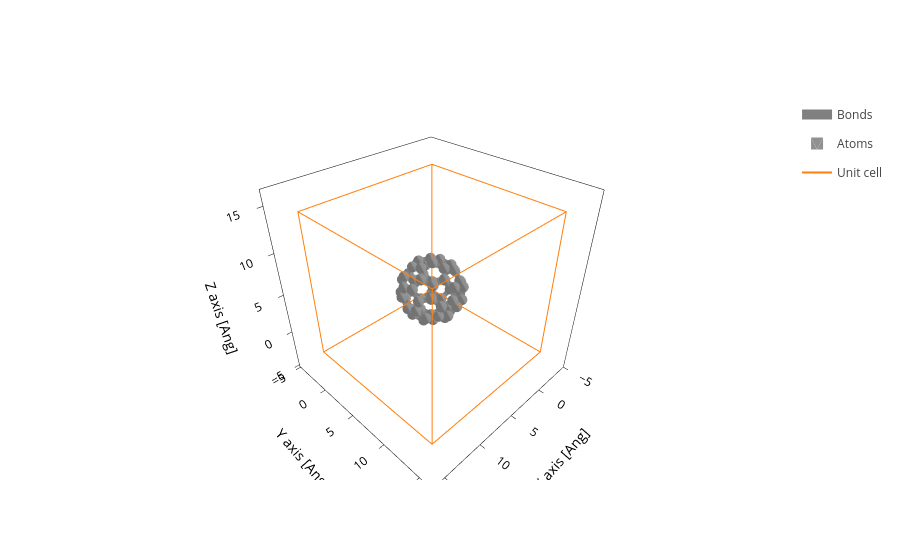

Source (notebook cell):
### Code cell
system.plot()#comanda de la llibreria sisl

### Figure 1 — Plotly figure (JSON) as saved in the notebook; plotly's stock layout.template omitted (floating-point values rounded to 4 significant figures; data arrays with more than 128 entries replaced by an {"elided": "..."} marker saying what was removed)
{"data": [{"line": {"color": "gray", "width": 10}, "meta": {}, "mode": "lines", "name": "Bonds", "opacity": 1, "type": "scatter3d", "x": {"elided": "1890 float values"}, "y": {"elided": "1890 float values"}, "z": {"elided": "1890 float values"}}, {"alphahull": 0, "color": "#909090", "hovertemplate": "%{meta.position}", "legendgroup": "Atoms", "meta": {"meta": {"Atoms_i": 0}, "position": "(2.48, 0.68, 2.96)"}, "name": "Atoms", "opacity": 1, "showlegend": true, "showscale": false, "type": "mesh3d", "x": {"elided": "225 float values"}, "y": {"elided": "225 float values"}, "z": {"elided": "225 float values"}}, {"alphahull": 0, "color": "#909090", "hovertemplate": "%{meta.position}", "legendgroup": "Atoms", "meta": {"meta": {"Atoms_i": 1}, "position": "(3.47, 0.20, 1.82)"}, "name": "Atoms", "opacity": 1, "showlegend": false, "showscale": false, "type": "mesh3d", "x": {"elided": "225 float values"}, "y": {"elided": "225 float values"}, "z": {"elided": "225 float values"}}, {"alphahull": 0, "color": "#909090", "hovertemplate": "%{meta.position}", "legendgroup": "Atoms", "meta": {"meta": {"Atoms_i": 2}, "position": "(1.46, -0.35, 3.62)"}, "name": "Atoms", "opacity": 1, "showlegend": false, "showscale": false, "type": "mesh3d", "x": {"elided": "225 float values"}, "y": {"elided": "225 float values"}, "z": {"elided": "225 float values"}}, {"alphahull": 0, "color": "#909090", "hovertemplate": "%{meta.position}", "legendgroup": "Atoms", "meta": {"meta": {"Atoms_i": 3}, "position": "(3.44, -1.31, 1.33)"}, "name": "Atoms", "opacity": 1, "showlegend": false, "showscale": false, "type": "mesh3d", "x": {"elided": "225 float values"}, "y": {"elided": "225 float values"}, "z": {"elided": "225 float values"}}, {"alphahull": 0, "color": "#909090", "hovertemplate": "%{meta.position}", "legendgroup": "Atoms", "meta": {"meta": {"Atoms_i": 4}, "position": "(3.55, -1.64, -0.22)"}, "name": "Atoms", "opacity": 1, "showlegend": false, "showscale": false, "type": "mesh3d", "x": {"elided": "225 float values"}, "y": {"elided": "225 float values"}, "z": {"elided": "225 float values"}}, {"alphahull": 0, "color": "#909090", "hovertemplate": "%{meta.position}", "legendgroup": "Atoms", "meta": {"meta": {"Atoms_i": 5}, "position": "(3.60, 1.38, 0.76)"}, "name": "Atoms", "opacity": 1, "showlegend": false, "showscale": false, "type": "mesh3d", "x": {"elided": "225 float values"}, "y": {"elided": "225 float values"}, "z": {"elided": "225 float values"}}, {"alphahull": 0, "color": "#909090", "hovertemplate": "%{meta.position}", "legendgroup": "Atoms", "meta": {"meta": {"Atoms_i": 6}, "position": "(3.71, 1.05, -0.78)"}, "name": "Atoms", "opacity": 1, "showlegend": false, "showscale": false, "type": "mesh3d", "x": {"elided": "225 float values"}, "y": {"elided": "225 float values"}, "z": {"elided": "225 float values"}}, {"alphahull": 0, "color": "#909090", "hovertemplate": "%{meta.position}", "legendgroup": "Atoms", "meta": {"meta": {"Atoms_i": 7}, "position": "(3.68, -0.46, -1.28)"}, "name": "Atoms", "opacity": 1, "showlegend": false, "showscale": false, "type": "mesh3d", "x": {"elided": "225 float values"}, "y": {"elided": "225 float values"}, "z": {"elided": "225 float values"}}, {"alphahull": 0, "color": "#909090", "hovertemplate": "%{meta.position}", "legendgroup": "Atoms", "meta": {"meta": {"Atoms_i": 8}, "position": "(-0.50, 1.55, 3.57)"}, "name": "Atoms", "opacity": 1, "showlegend": false, "showscale": false, "type": "mesh3d", "x": {"elided": "225 float values"}, "y": {"elided": "225 float values"}, "z": {"elided": "225 float values"}}, {"alphahull": 0, "color": "#909090", "hovertemplate": "%{meta.position}", "legendgroup": "Atoms", "meta": {"meta": {"Atoms_i": 9}, "position": "(0.50, 2.59, 2.92)"}, "name": "Atoms", "opacity": 1, "showlegend": false, "showscale": false, "type": "mesh3d", "x": {"elided": "225 float values"}, "y": {"elided": "225 float values"}, "z": {"elided": "225 float values"}}, {"alphahull": 0, "color": "#909090", "hovertemplate": "%{meta.position}", "legendgroup": "Atoms", "meta": {"meta": {"Atoms_i": 10}, "position": "(-0.03, 0.07, 3.93)"}, "name": "Atoms", "opacity": 1, "showlegend": false, "showscale": false, "type": "mesh3d", "x": {"elided": "225 float values"}, "y": {"elided": "225 float values"}, "z": {"elided": "225 float values"}}, {"alphahull": 0, "color": "#909090", "hovertemplate": "%{meta.position}", "legendgroup": "Atoms", "meta": {"meta": {"Atoms_i": 11}, "position": "(1.99, 2.15, 2.61)"}, "name": "Atoms", "opacity": 1, "showlegend": false, "showscale": false, "type": "mesh3d", "x": {"elided": "225 float values"}, "y": {"elided": "225 float values"}, "z": {"elided": "225 float values"}}, {"alphahull": 0, "color": "#909090", "hovertemplate": "%{meta.position}", "legendgroup": "Atoms", "meta": {"meta": {"Atoms_i": 12}, "position": "(2.69, 2.59, 1.26)"}, "name": "Atoms", "opacity": 1, "showlegend": false, "showscale": false, "type": "mesh3d", "x": {"elided": "225 float values"}, "y": {"elided": "225 float values"}, "z": {"elided": "225 float values"}}, {"alphahull": 0, "color": "#909090", "hovertemplate": "%{meta.position}", "legendgroup": "Atoms", "meta": {"meta": {"Atoms_i": 13}, "position": "(-0.30, 3.46, 1.87)"}, "name": "Atoms", "opacity": 1, "showlegend": false, "showscale": false, "type": "mesh3d", "x": {"elided": "225 float values"}, "y": {"elided": "225 float values"}, "z": {"elided": "225 float values"}}, {"alphahull": 0, "color": "#909090", "hovertemplate": "%{meta.position}", "legendgroup": "Atoms", "meta": {"meta": {"Atoms_i": 14}, "position": "(0.39, 3.89, 0.50)"}, "name": "Atoms", "opacity": 1, "showlegend": false, "showscale": false, "type": "mesh3d", "x": {"elided": "225 float values"}, "y": {"elided": "225 float values"}, "z": {"elided": "225 float values"}}, {"alphahull": 0, "color": "#909090", "hovertemplate": "%{meta.position}", "legendgroup": "Atoms", "meta": {"meta": {"Atoms_i": 15}, "position": "(1.89, 3.46, 0.20)"}, "name": "Atoms", "opacity": 1, "showlegend": false, "showscale": false, "type": "mesh3d", "x": {"elided": "225 float values"}, "y": {"elided": "225 float values"}, "z": {"elided": "225 float values"}}, {"alphahull": 0, "color": "#909090", "hovertemplate": "%{meta.position}", "legendgroup": "Atoms", "meta": {"meta": {"Atoms_i": 16}, "position": "(-2.39, -0.94, 2.97)"}, "name": "Atoms", "opacity": 1, "showlegend": false, "showscale": false, "type": "mesh3d", "x": {"elided": "225 float values"}, "y": {"elided": "225 float values"}, "z": {"elided": "225 float values"}}, {"alphahull": 0, "color": "#909090", "hovertemplate": "%{meta.position}", "legendgroup": "Atoms", "meta": {"meta": {"Atoms_i": 17}, "position": "(-2.87, 0.53, 2.61)"}, "name": "Atoms", "opacity": 1, "showlegend": false, "showscale": false, "type": "mesh3d", "x": {"elided": "225 float values"}, "y": {"elided": "225 float values"}, "z": {"elided": "225 float values"}}, {"alphahull": 0, "color": "#909090", "hovertemplate": "%{meta.position}", "legendgroup": "Atoms", "meta": {"meta": {"Atoms_i": 18}, "position": "(-0.97, -1.17, 3.63)"}, "name": "Atoms", "opacity": 1, "showlegend": false, "showscale": false, "type": "mesh3d", "x": {"elided": "225 float values"}, "y": {"elided": "225 float values"}, "z": {"elided": "225 float values"}}, {"alphahull": 0, "color": "#909090", "hovertemplate": "%{meta.position}", "legendgroup": "Atoms", "meta": {"meta": {"Atoms_i": 19}, "position": "(-1.93, 1.77, 2.92)"}, "name": "Atoms", "opacity": 1, "showlegend": false, "showscale": false, "type": "mesh3d", "x": {"elided": "225 float values"}, "y": {"elided": "225 float values"}, "z": {"elided": "225 float values"}}, {"alphahull": 0, "color": "#909090", "hovertemplate": "%{meta.position}", "legendgroup": "Atoms", "meta": {"meta": {"Atoms_i": 20}, "position": "(-1.81, 2.96, 1.87)"}, "name": "Atoms", "opacity": 1, "showlegend": false, "showscale": false, "type": "mesh3d", "x": {"elided": "225 float values"}, "y": {"elided": "225 float values"}, "z": {"elided": "225 float values"}}, {"alphahull": 0, "color": "#909090", "hovertemplate": "%{meta.position}", "legendgroup": "Atoms", "meta": {"meta": {"Atoms_i": 21}, "position": "(-3.69, 0.46, 1.26)"}, "name": "Atoms", "opacity": 1, "showlegend": false, "showscale": false, "type": "mesh3d", "x": {"elided": "225 float values"}, "y": {"elided": "225 float values"}, "z": {"elided": "225 float values"}}, {"alphahull": 0, "color": "#909090", "hovertemplate": "%{meta.position}", "legendgroup": "Atoms", "meta": {"meta": {"Atoms_i": 22}, "position": "(-3.57, 1.65, 0.20)"}, "name": "Atoms", "opacity": 1, "showlegend": false, "showscale": false, "type": "mesh3d", "x": {"elided": "225 float values"}, "y": {"elided": "225 float values"}, "z": {"elided": "225 float values"}}, {"alphahull": 0, "color": "#909090", "hovertemplate": "%{meta.position}", "legendgroup": "Atoms", "meta": {"meta": {"Atoms_i": 23}, "position": "(-2.62, 2.89, 0.50)"}, "name": "Atoms", "opacity": 1, "showlegend": false, "showscale": false, "type": "mesh3d", "x": {"elided": "225 float values"}, "y": {"elided": "225 float values"}, "z": {"elided": "225 float values"}}, {"alphahull": 0, "color": "#909090", "hovertemplate": "%{meta.position}", "legendgroup": "Atoms", "meta": {"meta": {"Atoms_i": 24}, "position": "(-0.56, -3.33, 1.99)"}, "name": "Atoms", "opacity": 1, "showlegend": false, "showscale": false, "type": "mesh3d", "x": {"elided": "225 float values"}, "y": {"elided": "225 float values"}, "z": {"elided": "225 float values"}}, {"alphahull": 0, "color": "#909090", "hovertemplate": "%{meta.position}", "legendgroup": "Atoms", "meta": {"meta": {"Atoms_i": 25}, "position": "(-1.99, -3.10, 1.33)"}, "name": "Atoms", "opacity": 1, "showlegend": false, "showscale": false, "type": "mesh3d", "x": {"elided": "225 float values"}, "y": {"elided": "225 float values"}, "z": {"elided": "225 float values"}}, {"alphahull": 0, "color": "#909090", "hovertemplate": "%{meta.position}", "legendgroup": "Atoms", "meta": {"meta": {"Atoms_i": 26}, "position": "(-0.04, -2.36, 3.14)"}, "name": "Atoms", "opacity": 1, "showlegend": false, "showscale": false, "type": "mesh3d", "x": {"elided": "225 float values"}, "y": {"elided": "225 float values"}, "z": {"elided": "225 float values"}}, {"alphahull": 0, "color": "#909090", "hovertemplate": "%{meta.position}", "legendgroup": "Atoms", "meta": {"meta": {"Atoms_i": 27}, "position": "(-2.91, -1.90, 1.82)"}, "name": "Atoms", "opacity": 1, "showlegend": false, "showscale": false, "type": "mesh3d", "x": {"elided": "225 float values"}, "y": {"elided": "225 float values"}, "z": {"elided": "225 float values"}}, {"alphahull": 0, "color": "#909090", "hovertemplate": "%{meta.position}", "legendgroup": "Atoms", "meta": {"meta": {"Atoms_i": 28}, "position": "(-3.73, -1.04, 0.77)"}, "name": "Atoms", "opacity": 1, "showlegend": false, "showscale": false, "type": "mesh3d", "x": {"elided": "225 float values"}, "y": {"elided": "225 float values"}, "z": {"elided": "225 float values"}}, {"alphahull": 0, "color": "#909090", "hovertemplate": "%{meta.position}", "legendgroup": "Atoms", "meta": {"meta": {"Atoms_i": 29}, "position": "(-1.89, -3.44, -0.22)"}, "name": "Atoms", "opacity": 1, "showlegend": false, "showscale": false, "type": "mesh3d", "x": {"elided": "225 float values"}, "y": {"elided": "225 float values"}, "z": {"elided": "225 float values"}}, {"alphahull": 0, "color": "#909090", "hovertemplate": "%{meta.position}", "legendgroup": "Atoms", "meta": {"meta": {"Atoms_i": 30}, "position": "(-2.69, -2.56, -1.28)"}, "name": "Atoms", "opacity": 1, "showlegend": false, "showscale": false, "type": "mesh3d", "x": {"elided": "225 float values"}, "y": {"elided": "225 float values"}, "z": {"elided": "225 float values"}}, {"alphahull": 0, "color": "#909090", "hovertemplate": "%{meta.position}", "legendgroup": "Atoms", "meta": {"meta": {"Atoms_i": 31}, "position": "(-3.62, -1.37, -0.79)"}, "name": "Atoms", "opacity": 1, "showlegend": false, "showscale": false, "type": "mesh3d", "x": {"elided": "225 float values"}, "y": {"elided": "225 float values"}, "z": {"elided": "225 float values"}}, {"alphahull": 0, "color": "#909090", "hovertemplate": "%{meta.position}", "legendgroup": "Atoms", "meta": {"meta": {"Atoms_i": 32}, "position": "(2.44, -2.35, 1.98)"}, "name": "Atoms", "opacity": 1, "showlegend": false, "showscale": false, "type": "mesh3d", "x": {"elided": "225 float values"}, "y": {"elided": "225 float values"}, "z": {"elided": "225 float values"}}, {"alphahull": 0, "color": "#909090", "hovertemplate": "%{meta.position}", "legendgroup": "Atoms", "meta": {"meta": {"Atoms_i": 33}, "position": "(1.93, -3.32, 0.83)"}, "name": "Atoms", "opacity": 1, "showlegend": false, "showscale": false, "type": "mesh3d", "x": {"elided": "225 float values"}, "y": {"elided": "225 float values"}, "z": {"elided": "225 float values"}}, {"alphahull": 0, "color": "#909090", "hovertemplate": "%{meta.position}", "legendgroup": "Atoms", "meta": {"meta": {"Atoms_i": 34}, "position": "(1.46, -1.87, 3.13)"}, "name": "Atoms", "opacity": 1, "showlegend": false, "showscale": false, "type": "mesh3d", "x": {"elided": "225 float values"}, "y": {"elided": "225 float values"}, "z": {"elided": "225 float values"}}, {"alphahull": 0, "color": "#909090", "hovertemplate": "%{meta.position}", "legendgroup": "Atoms", "meta": {"meta": {"Atoms_i": 35}, "position": "(0.42, -3.81, 0.83)"}, "name": "Atoms", "opacity": 1, "showlegend": false, "showscale": false, "type": "mesh3d", "x": {"elided": "225 float values"}, "y": {"elided": "225 float values"}, "z": {"elided": "225 float values"}}, {"alphahull": 0, "color": "#909090", "hovertemplate": "%{meta.position}", "legendgroup": "Atoms", "meta": {"meta": {"Atoms_i": 36}, "position": "(-0.39, -3.87, -0.52)"}, "name": "Atoms", "opacity": 1, "showlegend": false, "showscale": false, "type": "mesh3d", "x": {"elided": "225 float values"}, "y": {"elided": "225 float values"}, "z": {"elided": "225 float values"}}, {"alphahull": 0, "color": "#909090", "hovertemplate": "%{meta.position}", "legendgroup": "Atoms", "meta": {"meta": {"Atoms_i": 37}, "position": "(2.62, -2.89, -0.53)"}, "name": "Atoms", "opacity": 1, "showlegend": false, "showscale": false, "type": "mesh3d", "x": {"elided": "225 float values"}, "y": {"elided": "225 float values"}, "z": {"elided": "225 float values"}}, {"alphahull": 0, "color": "#909090", "hovertemplate": "%{meta.position}", "legendgroup": "Atoms", "meta": {"meta": {"Atoms_i": 38}, "position": "(1.80, -2.94, -1.89)"}, "name": "Atoms", "opacity": 1, "showlegend": false, "showscale": false, "type": "mesh3d", "x": {"elided": "225 float values"}, "y": {"elided": "225 float values"}, "z": {"elided": "225 float values"}}, {"alphahull": 0, "color": "#909090", "hovertemplate": "%{meta.position}", "legendgroup": "Atoms", "meta": {"meta": {"Atoms_i": 39}, "position": "(0.29, -3.43, -1.89)"}, "name": "Atoms", "opacity": 1, "showlegend": false, "showscale": false, "type": "mesh3d", "x": {"elided": "225 float values"}, "y": {"elided": "225 float values"}, "z": {"elided": "225 float values"}}, {"alphahull": 0, "color": "#909090", "hovertemplate": "%{meta.position}", "legendgroup": "Atoms", "meta": {"meta": {"Atoms_i": 40}, "position": "(-2.49, -0.66, -2.97)"}, "name": "Atoms", "opacity": 1, "showlegend": false, "showscale": false, "type": "mesh3d", "x": {"elided": "225 float values"}, "y": {"elided": "225 float values"}, "z": {"elided": "225 float values"}}, {"alphahull": 0, "color": "#909090", "hovertemplate": "%{meta.position}", "legendgroup": "Atoms", "meta": {"meta": {"Atoms_i": 41}, "position": "(-2.00, -2.14, -2.64)"}, "name": "Atoms", "opacity": 1, "showlegend": false, "showscale": false, "type": "mesh3d", "x": {"elided": "225 float values"}, "y": {"elided": "225 float values"}, "z": {"elided": "225 float values"}}, {"alphahull": 0, "color": "#909090", "hovertemplate": "%{meta.position}", "legendgroup": "Atoms", "meta": {"meta": {"Atoms_i": 42}, "position": "(-0.50, -2.57, -2.95)"}, "name": "Atoms", "opacity": 1, "showlegend": false, "showscale": false, "type": "mesh3d", "x": {"elided": "225 float values"}, "y": {"elided": "225 float values"}, "z": {"elided": "225 float values"}}, {"alphahull": 0, "color": "#909090", "hovertemplate": "%{meta.position}", "legendgroup": "Atoms", "meta": {"meta": {"Atoms_i": 43}, "position": "(-1.46, 0.36, -3.62)"}, "name": "Atoms", "opacity": 1, "showlegend": false, "showscale": false, "type": "mesh3d", "x": {"elided": "225 float values"}, "y": {"elided": "225 float values"}, "z": {"elided": "225 float values"}}, {"alphahull": 0, "color": "#909090", "hovertemplate": "%{meta.position}", "legendgroup": "Atoms", "meta": {"meta": {"Atoms_i": 44}, "position": "(-2.46, 2.35, -1.99)"}, "name": "Atoms", "opacity": 1, "showlegend": false, "showscale": false, "type": "mesh3d", "x": {"elided": "225 float values"}, "y": {"elided": "225 float values"}, "z": {"elided": "225 float values"}}, {"alphahull": 0, "color": "#909090", "hovertemplate": "%{meta.position}", "legendgroup": "Atoms", "meta": {"meta": {"Atoms_i": 45}, "position": "(-3.48, 1.32, -1.35)"}, "name": "Atoms", "opacity": 1, "showlegend": false, "showscale": false, "type": "mesh3d", "x": {"elided": "225 float values"}, "y": {"elided": "225 float values"}, "z": {"elided": "225 float values"}}, {"alphahull": 0, "color": "#909090", "hovertemplate": "%{meta.position}", "legendgroup": "Atoms", "meta": {"meta": {"Atoms_i": 46}, "position": "(-3.50, -0.19, -1.84)"}, "name": "Atoms", "opacity": 1, "showlegend": false, "showscale": false, "type": "mesh3d", "x": {"elided": "225 float values"}, "y": {"elided": "225 float values"}, "z": {"elided": "225 float values"}}, {"alphahull": 0, "color": "#909090", "hovertemplate": "%{meta.position}", "legendgroup": "Atoms", "meta": {"meta": {"Atoms_i": 47}, "position": "(-1.45, 1.88, -3.12)"}, "name": "Atoms", "opacity": 1, "showlegend": false, "showscale": false, "type": "mesh3d", "x": {"elided": "225 float values"}, "y": {"elided": "225 float values"}, "z": {"elided": "225 float values"}}, {"alphahull": 0, "color": "#909090", "hovertemplate": "%{meta.position}", "legendgroup": "Atoms", "meta": {"meta": {"Atoms_i": 48}, "position": "(0.58, 3.36, -1.99)"}, "name": "Atoms", "opacity": 1, "showlegend": false, "showscale": false, "type": "mesh3d", "x": {"elided": "225 float values"}, "y": {"elided": "225 float values"}, "z": {"elided": "225 float values"}}, {"alphahull": 0, "color": "#909090", "hovertemplate": "%{meta.position}", "legendgroup": "Atoms", "meta": {"meta": {"Atoms_i": 49}, "position": "(-0.43, 3.84, -0.86)"}, "name": "Atoms", "opacity": 1, "showlegend": false, "showscale": false, "type": "mesh3d", "x": {"elided": "225 float values"}, "y": {"elided": "225 float values"}, "z": {"elided": "225 float values"}}, {"alphahull": 0, "color": "#909090", "hovertemplate": "%{meta.position}", "legendgroup": "Atoms", "meta": {"meta": {"Atoms_i": 50}, "position": "(-1.94, 3.34, -0.86)"}, "name": "Atoms", "opacity": 1, "showlegend": false, "showscale": false, "type": "mesh3d", "x": {"elided": "225 float values"}, "y": {"elided": "225 float values"}, "z": {"elided": "225 float values"}}, {"alphahull": 0, "color": "#909090", "hovertemplate": "%{meta.position}", "legendgroup": "Atoms", "meta": {"meta": {"Atoms_i": 51}, "position": "(0.06, 2.37, -3.13)"}, "name": "Atoms", "opacity": 1, "showlegend": false, "showscale": false, "type": "mesh3d", "x": {"elided": "225 float values"}, "y": {"elided": "225 float values"}, "z": {"elided": "225 float values"}}, {"alphahull": 0, "color": "#909090", "hovertemplate": "%{meta.position}", "legendgroup": "Atoms", "meta": {"meta": {"Atoms_i": 52}, "position": "(2.40, 0.95, -2.98)"}, "name": "Atoms", "opacity": 1, "showlegend": false, "showscale": false, "type": "mesh3d", "x": {"elided": "225 float values"}, "y": {"elided": "225 float values"}, "z": {"elided": "225 float values"}}, {"alphahull": 0, "color": "#909090", "hovertemplate": "%{meta.position}", "legendgroup": "Atoms", "meta": {"meta": {"Atoms_i": 53}, "position": "(2.92, 1.93, -1.84)"}, "name": "Atoms", "opacity": 1, "showlegend": false, "showscale": false, "type": "mesh3d", "x": {"elided": "225 float values"}, "y": {"elided": "225 float values"}, "z": {"elided": "225 float values"}}, {"alphahull": 0, "color": "#909090", "hovertemplate": "%{meta.position}", "legendgroup": "Atoms", "meta": {"meta": {"Atoms_i": 54}, "position": "(2.01, 3.14, -1.35)"}, "name": "Atoms", "opacity": 1, "showlegend": false, "showscale": false, "type": "mesh3d", "x": {"elided": "225 float values"}, "y": {"elided": "225 float values"}, "z": {"elided": "225 float values"}}, {"alphahull": 0, "color": "#909090", "hovertemplate": "%{meta.position}", "legendgroup": "Atoms", "meta": {"meta": {"Atoms_i": 55}, "position": "(0.96, 1.17, -3.63)"}, "name": "Atoms", "opacity": 1, "showlegend": false, "showscale": false, "type": "mesh3d", "x": {"elided": "225 float values"}, "y": {"elided": "225 float values"}, "z": {"elided": "225 float values"}}, {"alphahull": 0, "color": "#909090", "hovertemplate": "%{meta.position}", "legendgroup": "Atoms", "meta": {"meta": {"Atoms_i": 56}, "position": "(0.51, -1.54, -3.62)"}, "name": "Atoms", "opacity": 1, "showlegend": false, "showscale": false, "type": "mesh3d", "x": {"elided": "225 float values"}, "y": {"elided": "225 float values"}, "z": {"elided": "225 float values"}}, {"alphahull": 0, "color": "#909090", "hovertemplate": "%{meta.position}", "legendgroup": "Atoms", "meta": {"meta": {"Atoms_i": 57}, "position": "(1.94, -1.77, -2.96)"}, "name": "Atoms", "opacity": 1, "showlegend": false, "showscale": false, "type": "mesh3d", "x": {"elided": "225 float values"}, "y": {"elided": "225 float values"}, "z": {"elided": "225 float values"}}, {"alphahull": 0, "color": "#909090", "hovertemplate": "%{meta.position}", "legendgroup": "Atoms", "meta": {"meta": {"Atoms_i": 58}, "position": "(2.88, -0.53, -2.65)"}, "name": "Atoms", "opacity": 1, "showlegend": false, "showscale": false, "type": "mesh3d", "x": {"elided": "225 float values"}, "y": {"elided": "225 float values"}, "z": {"elided": "225 float values"}}, {"alphahull": 0, "color": "#909090", "hovertemplate": "%{meta.position}", "legendgroup": "Atoms", "meta": {"meta": {"Atoms_i": 59}, "position": "(0.03, -0.07, -3.95)"}, "name": "Atoms", "opacity": 1, "showlegend": false, "showscale": false, "type": "mesh3d", "x": {"elided": "225 float values"}, "y": {"elided": "225 float values"}, "z": {"elided": "225 float values"}}, {"meta": {}, "mode": "lines", "name": "Unit cell", "type": "scatter3d", "x": [0.0, 0.0, 16.0, 16.0, 0.0, 0.0, NaN, 0.0, 0.0, 0.0, 16.0, 16.0, 0.0, NaN, 16.0, 16.0, NaN, 16.0, 16.0], "y": [0.0, 16.0, 16.0, 16.0, 16.0, 16.0, NaN, 16.0, 0.0, 0.0, 0.0, 0.0, 0.0, NaN, 16.0, 0.0, NaN, 16.0, 0.0], "z": [0.0, 0.0, 0.0, 16.0, 16.0, 0.0, NaN, 16.0, 16.0, 0.0, 0.0, 16.0, 16.0, NaN, 0.0, 0.0, NaN, 16.0, 16.0]}], "layout": {"scene": {"aspectmode": "data", "xaxis": {"title": {"text": "X axis [Ang]"}}, "yaxis": {"title": {"text": "Y axis [Ang]"}}, "zaxis": {"title": {"text": "Z axis [Ang]"}}}, "xaxis": {"scaleanchor": "y", "scaleratio": 1, "title": {"text": "X axis [Ang]"}}, "yaxis": {"title": {"text": "Y axis [Ang]"}}}}
